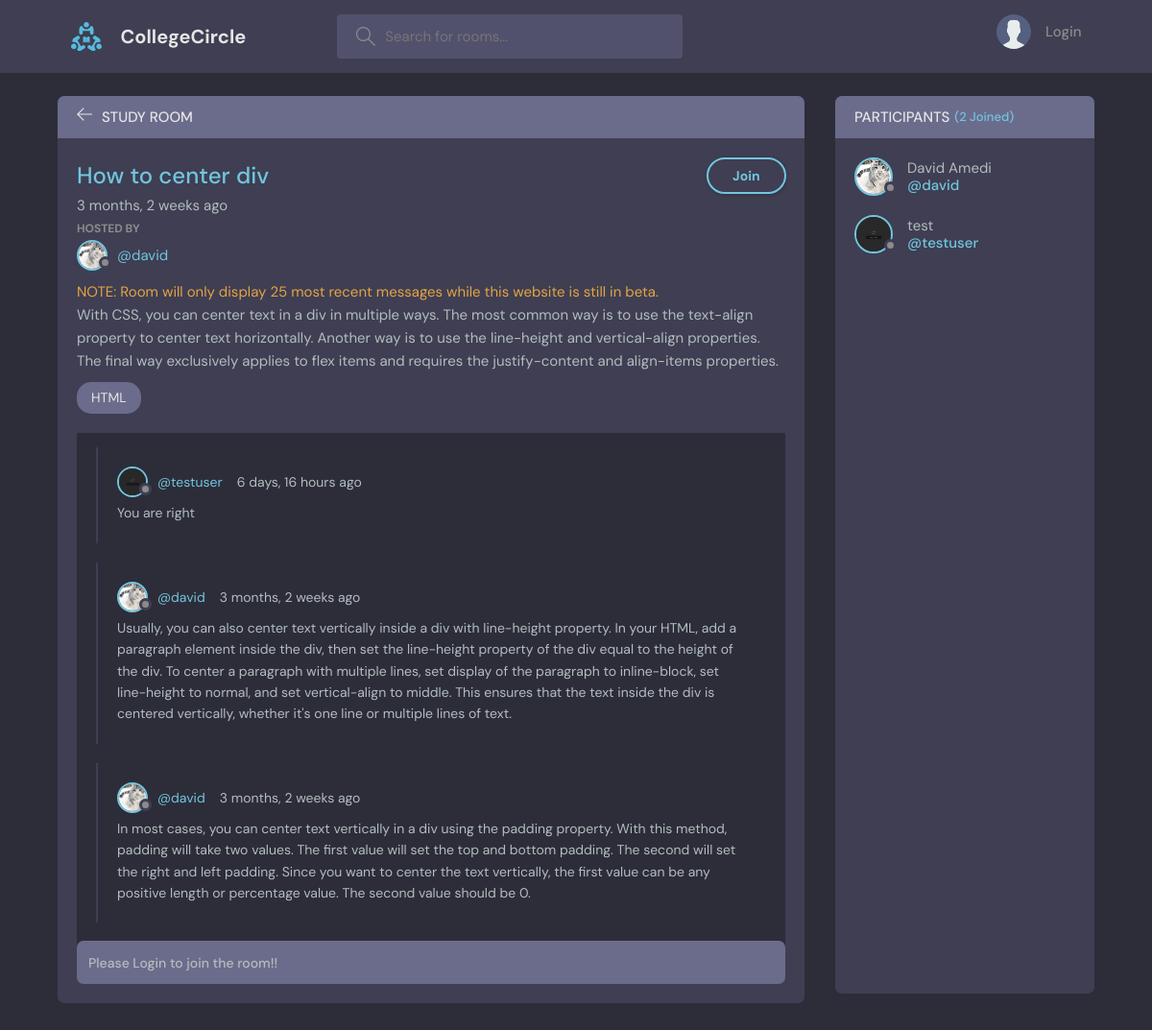
Before: /room/2/ with the older database file.
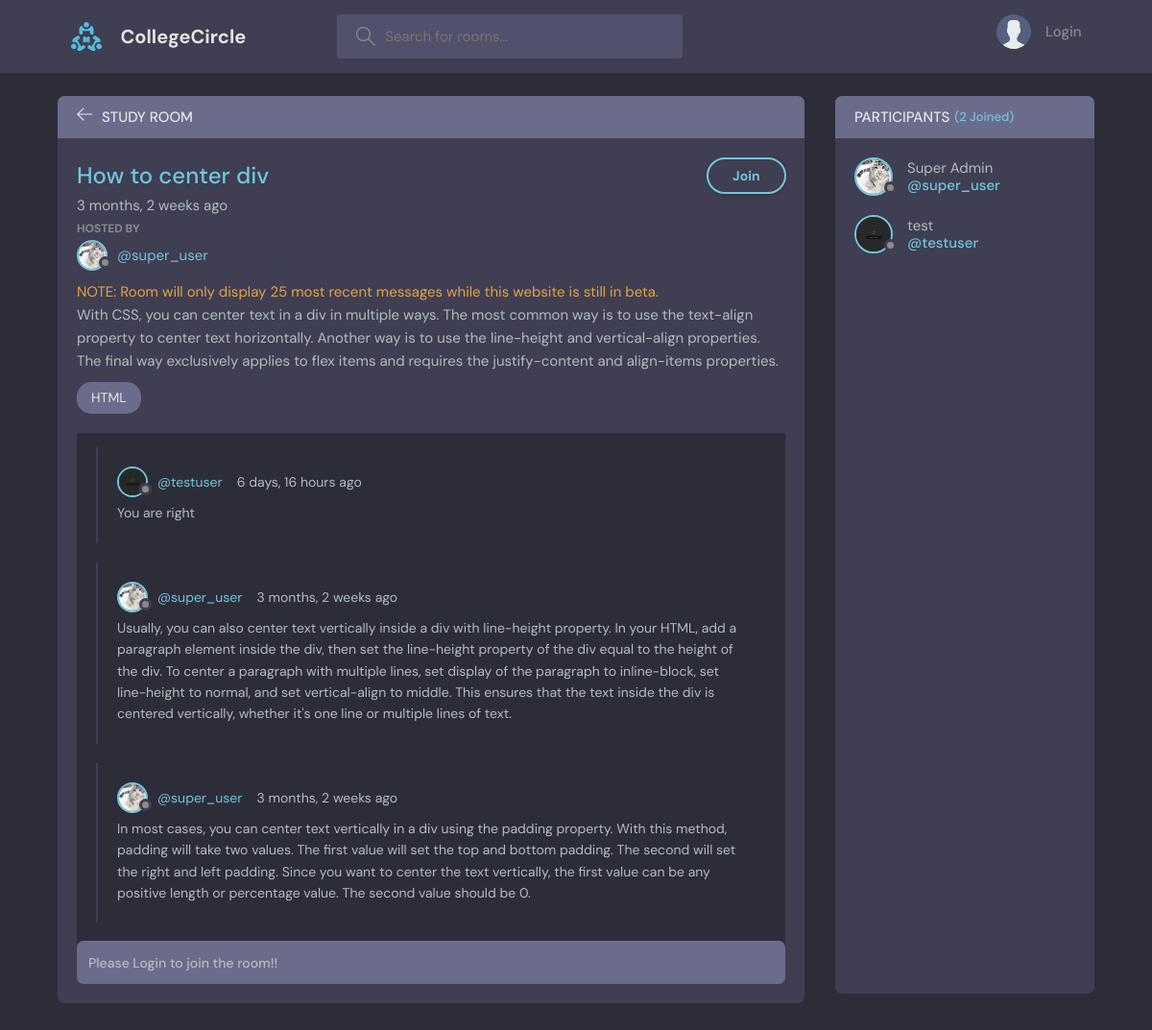
After: the same page with the newer database file.
### base/models.py (models this page shows, shortened)
class Room(models.Model):
    host = models.ForeignKey(User, on_delete=models.SET_NULL, null=True)
    topic = models.ForeignKey(Topic, on_delete=models.SET_NULL, null=True)
    name = models.CharField(max_length=200)
    description = models.TextField(null=True, blank=True)
    participants = models.ManyToManyField(User, related_name='participants', blank=True)
    updated = models.DateTimeField(auto_now=True)
    created = models.DateTimeField(auto_now_add=True)
    no_of_likes = models.IntegerField(default=0)
    class Meta:
        ordering = ['-updated', '-created']

class User(AbstractUser):
    name = models.CharField(max_length=200, null=True)
    email = models.EmailField(unique=True, null=True)
    bio = models.TextField(null=True)
    avatar = models.ImageField(null=True, default="avatar.svg")
    USERNAME_FIELD = 'email'
    REQUIRED_FIELDS = []

class Message(models.Model):
    user = models.ForeignKey(User, on_delete=models.CASCADE)
    room = models.ForeignKey(Room, on_delete=models.CASCADE)
    body = models.TextField()
    updated = models.DateTimeField(auto_now=True)
    created = models.DateTimeField(auto_now_add=True)
    class Meta:
        ordering = ['-updated', '-created']

class Topic(models.Model):
    name = models.CharField(max_length=200)
    def __str__(self):
        return self.name

### base/views.py (the view, shortened to what this page needs)
# urls.py: path('room/<str:pk>/', views.room, name="room"),
def room(request, pk):
    room = Room.objects.get(id=pk)
    room_messages = room.message_set.all()
    participants = room.participants.all()
    context = {'room': room, 'room_messages': room_messages, 'participants': participants}
    return render(request, 'base/room.html', context)

### base/templates/base/room.html (shortened to what this page needs)
{% extends 'main.html' %}
{% block content %}
    <main class="profile-page layout layout--2">
      <div class="container">
        <div class="room">
          <div class="room__top">
            <div class="room__topLeft">
              <a href="{% url 'home' %}">
                <svg version="1.1" xmlns="http://www.w3.org/2000/svg" width="32" height="32" viewBox="0 0 32 32">
                  <title>arrow-left</title>
                  <path
                    d="M13.723 2.286l-13.723 13.714 13.719 13.714 1.616-1.611-10.96-10.96h27.625v-2.286h-27.625l10.965-10.965-1.616-1.607z"
                  ></path>
                </svg>
              </a>
              <h3>Study Room</h3>
            </div>
          </div>
          <div class="room__box scroll">
            <div class="room__header scroll">
              <div class="room__info">
                <h3>{{room.name}}</h3>
                <br>
                <a id="roomFollowbtn" class="btn btn--main btn--pill" data-roomid="5d2f0af1-3744-440c-878e-51c3c276a521" data-action="follow">Join</a>
              </div>
              <div class="room__hosted">
                <span>{{room.created|timesince}} ago</span>
                <p>Hosted By</p>
                <a href="{% url 'user-profile' room.host.id%}" class="room__author">
                  <div class="avatar avatar--small">
                    <img src="{{room.host.avatar.url}}" />
                  </div>
                  <span>@{{room.host.username}}</span>
                </a>
              </div>
              <p style="color: #e3a442;">NOTE: Room will only display 25 most recent messages while this website is still in beta.</p>
              <div class="room__details">
                {{room.description}}
              </div>
              <span class="room__topics">{{room.topic}}</span>
            </div>
            <div class="room__conversation">
              <div class="threads scroll">
                {% for message in room_messages %}
                <div class="thread">
                  <div class="thread__top">
                    <div class="thread__author">
                      <a href="{% url 'user-profile' message.user.id %}" class="thread__authorInfo">
                        <div class="avatar avatar--small">
                          <img src="{{message.user.avatar.url}}" />
                        </div>
                        <span>@{{message.user.username}}</span>
                      </a>
                      <span class="thread__date">{{message.created|timesince}} ago</span>
                    </div>
                  </div>
                  <div class="thread__details">
                    {{message.body}}
                  </div>
                </div>
                {% endfor %}
              </div>
            </div>
          </div>
          {% if request.user.is_authenticated %}
          <div class="room__message">
            <form action="" method="POST">
              {% csrf_token %}
              <input name="body" placeholder="Write your message here..." /></form>
          </div>
          {% else %}
          <div class="room__message">
            <form action="" method="">
              <input name="body" placeholder="Please Login to join the room!!" disabled/></form>
          </div>
          {% endif %}
        </div>
        <div class="participants">
          <h3 class="participants__top">Participants <span>({{participants.count}} Joined)</span></h3>
          <div class="participants__list scroll">
            {% for user in participants %}
            <a href="{% url 'user-profile' user.id %}" class="participant">
              <div class="avatar avatar--medium">
                <img src="{{user.avatar.url}}" />
              </div>
              <p>
                {{user.name}}
                <span>@{{user.username}}</span>
              </p>
            </a>
            {% endfor %}
          </div>
        </div>
      </div>
    </main>
    {% endblock content %}

Changed rows visible on the page:
changed through a linked row, Room "How to center div": host.username "david" → "super_user"
changed through a linked row, Message (number 2 of 3 on the later page): user.username "david" → "super_user"
changed through a linked row, Message (number 3 of 3 on the later page): user.username "david" → "super_user"
changed User: name "David Amedi" → "Super Admin"; username "david" → "super_user"
